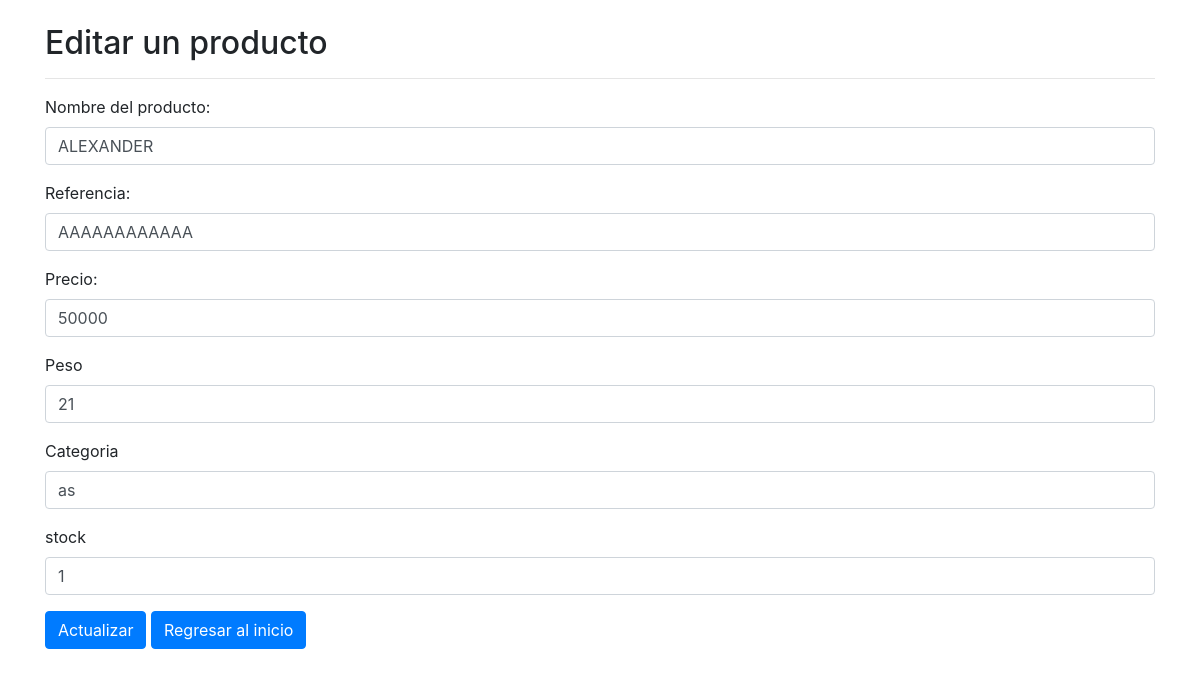
The app's page /editar.php?id=14 with its own data.
### tables this page shows
CREATE TABLE `productos` (
  `prd_id` int(11) NOT NULL,
  `prd_nombre` varchar(100) NOT NULL,
  `prd_referencia` varchar(50) NOT NULL,
  `prd_precio` int(11) NOT NULL,
  `prd_peso` int(11) NOT NULL,
  `prd_categoria` varchar(100) NOT NULL,
  `prd_stock` int(11) NOT NULL,
  `prd_creado` date NOT NULL
);

### php/producto.php (called while the page is built, shortened)
<?php
    class _productos {
        function getEditarProductos($id) {
            $db = new DB();
            $connect = $db->connect();
            $productos = [];
            $sql = "SELECT * FROM productos WHERE prd_id = :prd_id";
            $query = $connect -> prepare($sql);
            $query -> execute([
            'prd_id' => $id
            ]);
            $results = $query -> fetchAll(PDO::FETCH_OBJ);
            if($query -> rowCount() > 0)   {
                foreach($results as $result) {
                    array_push($productos, $result);
               }
            }
            return $productos;
        }
	}
 ?>

### editar.php (the view, shortened to what this page needs)
<?php
    require_once 'php/producto.php';
    $productos = new _productos();
    $get_productos = $productos->getEditarProductos($_GET['id']);
  ?>
 <?php include "templates/header.php"; ?>
<?php
if ($get_productos>0) {
    foreach ($get_productos as $fila) {
  ?>
  <div class="container">
  <div class="row">
    <div class="col-md-12">
      <h2 class="mt-4">Editar un producto</h2>
      <hr>
      <form action="editar.php?id=<?=$_GET['id']?>" method="post">
        <div class="form-group">
          <label for="nombre">Nombre del producto:</label>
          <input type="text" name="nombre" id="nombre" class="form-control" value="<?= $fila->prd_nombre; ?>"  required>
        </div>
        <div class="form-group">
          <label for="referencia">Referencia:</label>
          <input type="text" name="referencia" id="referencia" class="form-control" value="<?= $fila->prd_referencia; ?>"  required>
        </div>
        <div class="form-group">
          <label for="precio">Precio:</label>
          <input type="number" name="precio" id="precio" class="form-control" value="<?= $fila->prd_precio; ?>"  required>
        </div>
        <div class="form-group">
          <label for="peso">Peso</label>
          <input type="number" name="peso" id="peso" class="form-control" value="<?= $fila->prd_peso; ?>"  required>
        </div>
        <div class="form-group">
          <label for="categoria">Categoria</label>
          <input type="text" name="categoria" id="categoria" class="form-control" value="<?= $fila->prd_categoria; ?>"  required>
        </div>
        <div class="form-group">
          <label for="stock">stock</label>
          <input type="number" name="stock" id="stock" class="form-control" value="<?= $fila->prd_stock; ?>"  required>
        </div>
        <div class="form-group">
          <input type="submit" class="btn btn-primary" value="Actualizar">
          <a class="btn btn-primary" href="index.php">Regresar al inicio</a>
        </div>
      </form>
    </div>
  </div>
</div>
  <?php
   }
}
?>
<?php require "templates/footer.php"; ?>

### records on screen
productos: nombre "ALEXANDER", referencia "AAAAAAAAAAAA", precio "50000", peso "21", categoria "as", stock "1"
